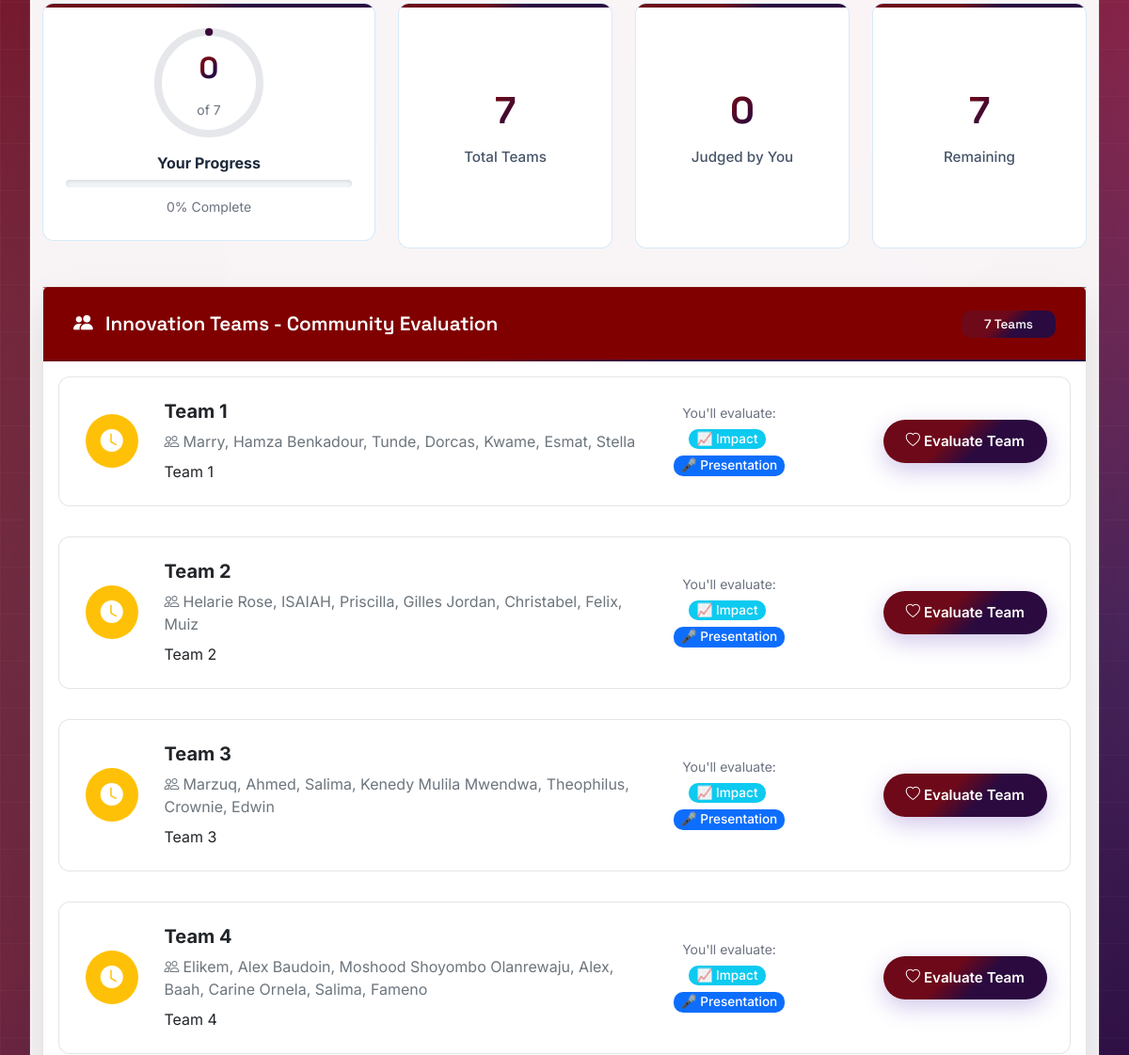
The app's page /public-judge-simple/ (middle part), older data.
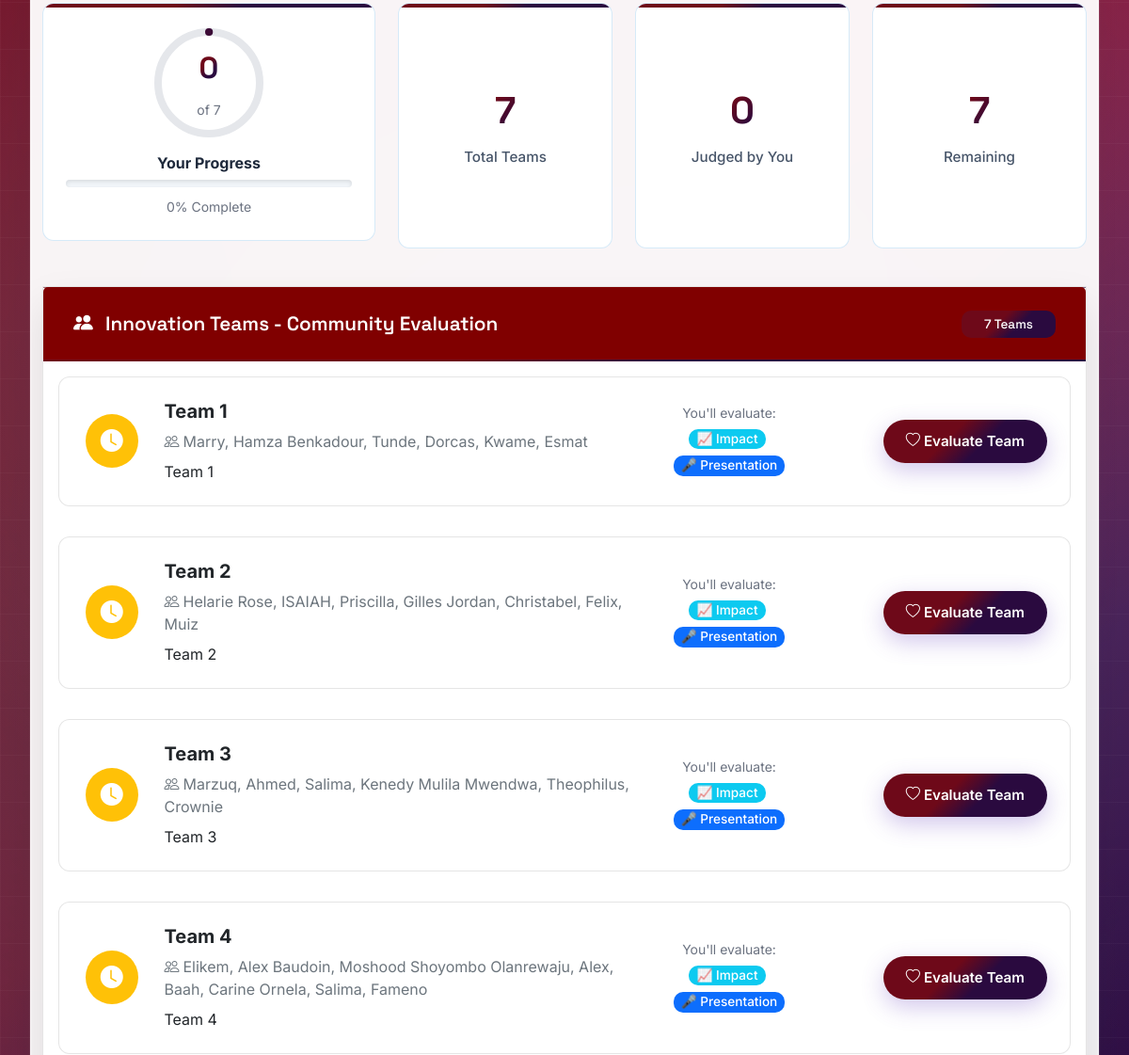
The same page, newer data.
### judging/models.py (models this page shows, shortened)
class Team(models.Model):
    name = models.CharField(max_length=200)
    description = models.TextField()
    presentation_link = models.URLField(blank=True)
    members = models.TextField(help_text="Comma-separated list of team members")
    created_at = models.DateTimeField(auto_now_add=True)

### judging/views.py (the view)
# urls.py: path('public-judge-simple/', views.public_judge_simple_access, name='public_judge_simple_access'),
def public_judge_simple_access(request):
    teams = Team.objects.all().order_by('name')
    voter_ip = get_client_ip(request)
    judged_teams = PublicJudgment.objects.filter(
        voter_ip=voter_ip,
        voter_name__icontains='[SIMPLE]'  # Mark simple judge votes
    ).values_list('team_id', flat=True)
    total_teams = teams.count()
    completed_judgments = len(judged_teams)
    remaining_teams = total_teams - completed_judgments
    context = {
        'teams': teams,
        'judged_teams': list(judged_teams),
        'total_teams': total_teams,
        'completed_judgments': completed_judgments,
        'remaining_teams': remaining_teams,
        'is_simple_judge': True,
    }
    return render(request, 'judging/public_judge_simple_access.html', context)

### judging/views.py (called while the page is built)
def get_client_ip(request):
    x_forwarded_for = request.META.get('HTTP_X_FORWARDED_FOR')
    if x_forwarded_for:
        ip = x_forwarded_for.split(',')[0]
    else:
        ip = request.META.get('REMOTE_ADDR')
    return ip

### judging/templates/judging/public_judge_simple_access.html (shortened to what the changed rows need)
{% extends 'judging/base.html' %}
{% block content %}
<div class="row">
    <div class="col-12">
        <div class="card">
            <div class="card-body p-0">
                {% if teams %}
                    <div class="row g-0">
                        {% for team in teams %}
                            <div class="col-12 team-item">
                                <div class="team-card p-4 m-3" style="border-radius: 12px; transition: all 0.3s ease;">
                                    <div class="row align-items-center">
                                        <div class="col-lg-1 text-center">
                                            {% if team.id in judged_teams %}
                                                <div class="badge bg-success p-3 rounded-circle">
                                                    <i class="bi bi-check-circle-fill fs-4"></i>
                                                </div>
                                            {% else %}
                                                <div class="badge bg-warning p-3 rounded-circle">
                                                    <i class="bi bi-clock-fill fs-4"></i>
                                                </div>
                                            {% endif %}
                                        </div>
                                        <div class="col-lg-6">
                                            <h5 class="fw-bold text-dark mb-2">{{ team.name }}</h5>
                                            <p class="text-secondary mb-2">
                                                <i class="bi bi-people me-1"></i>{{ team.members }}
                                            </p>
                                            <p class="text-dark mb-0">{{ team.description|truncatewords:20 }}</p>
                                        </div>
                                        <div class="col-lg-2 text-center">
                                            <div class="small text-muted mb-1">You'll evaluate:</div>
                                            <span class="badge bg-info me-1 mb-1 px-2 py-1">📈 Impact</span>
                                            <span class="badge bg-primary mb-1 px-2 py-1">🎤 Presentation</span>
                                        </div>
                                        <div class="col-lg-3 text-end">
                                            {% if team.id in judged_teams %}
                                                <span class="badge bg-success-subtle text-success px-4 py-3" style="border-radius: 25px;">
                                                    <i class="bi bi-check-circle me-1"></i>You Judged This
                                                </span>
                                            {% else %}
                                                <a href="{% url 'public_judge_simple_team' team.id %}"
                                                class="btn btn-primary" style="border-radius: 25px; padding: 12px 24px;">
                                                    <i class="bi bi-heart me-1"></i>Evaluate Team
                                                </a>
                                            {% endif %}
                                        </div>
                                    </div>
                                </div>
                            </div>
                        {% endfor %}
                    </div>
                {% endif %}
            </div>
        </div>
    </div>
</div>
{% endblock %}

Row changes from the older to the newer data that the page shows:
changed Team "Team 1": members "Marry, Hamza Benkadour, Tunde, Dorcas, Kwame, Esmat, Stella" → "Marry, Hamza Benkadour, Tunde, Dorcas, Kwame, Esmat"
changed Team "Team 3": members "Marzuq, Ahmed, Salima, Kenedy Mulila Mwendwa, Theophilus, Crownie, Edwin" → "Marzuq, Ahmed, Salima, Kenedy Mulila Mwendwa, Theophilus, Crownie"
